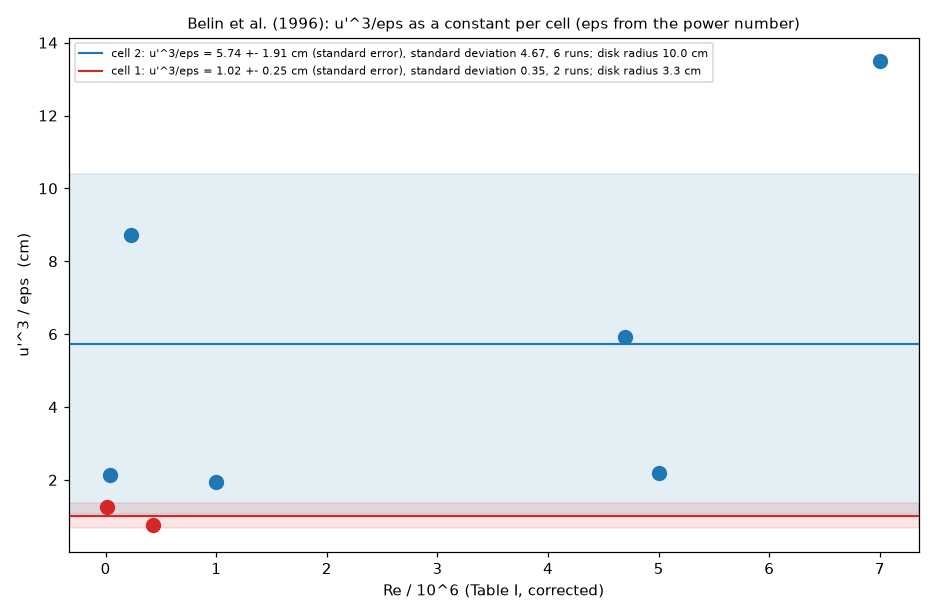

Here is the Python script that generated this plot:
"""belin_table1_u3eps_const.py  v01  Belin et al. (1996) Table I: the length L = u'^3 / eps taken as a constant per cell (eps from the power number, belin_table1_u3eps_po.py).
The constant is the mean of the runs of a cell (the least-squares constant); the standard error of the mean is the standard deviation / sqrt(n).  The shaded band is the mean +- the standard deviation.
Also printed: the dissipation rate eps = u'^3 / L that this constant predicts for each run, against the eps from the power number.
Usage: python belin_table1_u3eps_const.py     writes belin_table1_u3eps_const.png

Versions  M01 m01.v01 (2026-11-13): first version.
"""
import csv
import math
import os

import matplotlib
matplotlib.use("Agg")
import matplotlib.pyplot as plt
import numpy as np

HERE = os.path.dirname(os.path.abspath(__file__))
CELL = {2: (10.0, 13.1, 0.2697), 1: (3.3, 5.5, 1.0101)}


def main():
    with open(os.path.join(HERE, "belin_table1.csv"), newline="", encoding="utf-8") as f:
        rows = list(csv.DictReader(f))
    cell = np.array([int(r["cell"]) for r in rows])
    nu, up, Re = (np.array([float(r[k]) for r in rows]) for k in ("nu_cm2_s", "u_prime_cm_s", "Re_used"))
    R = np.array([CELL[c][0] for c in cell])
    H = np.array([CELL[c][1] for c in cell])
    Po = np.array([CELL[c][2] for c in cell])
    N = Re * nu / (2 * math.pi * R ** 2)
    eps = Po * N ** 3 * (2 * R) ** 5 / (math.pi * R ** 2 * H)
    L = up ** 3 / eps
    fig, ax = plt.subplots(figsize=(8.5, 5.6))
    for c, colour in ((2, "tab:blue"), (1, "tab:red")):
        sel = cell == c
        mean, sd = L[sel].mean(), L[sel].std(ddof=1)
        ax.plot(Re[sel] / 1e6, L[sel], "o", ms=9, color=colour)
        ax.axhline(mean, color=colour, lw=1.4, label="cell %d: u'^3/eps = %.2f +- %.2f cm (standard error), standard deviation %.2f, %d runs; disk radius %.1f cm" % (c, mean, sd / math.sqrt(sel.sum()), sd, sel.sum(), CELL[c][0]))
        ax.axhspan(mean - sd, mean + sd, color=colour, alpha=0.12)
        eps_pred = up[sel] ** 3 / mean
        print("cell %d: u'^3/eps = %.3f cm (standard error %.3f, sd %.3f, %d runs); eps predicted / eps from Po: %s" % (c, mean, sd / math.sqrt(sel.sum()), sd, sel.sum(), np.round(eps_pred / eps[sel], 2)))
    ax.set_xlabel("Re / 10^6 (Table I, corrected)")
    ax.set_ylabel("u'^3 / eps  (cm)")
    ax.set_title("Belin et al. (1996): u'^3/eps as a constant per cell (eps from the power number)", fontsize=10)
    ax.legend(fontsize=7.5)
    fig.tight_layout()
    fig.savefig(os.path.join(HERE, "belin_table1_u3eps_const.png"), dpi=110)


if __name__ == "__main__":
    main()
